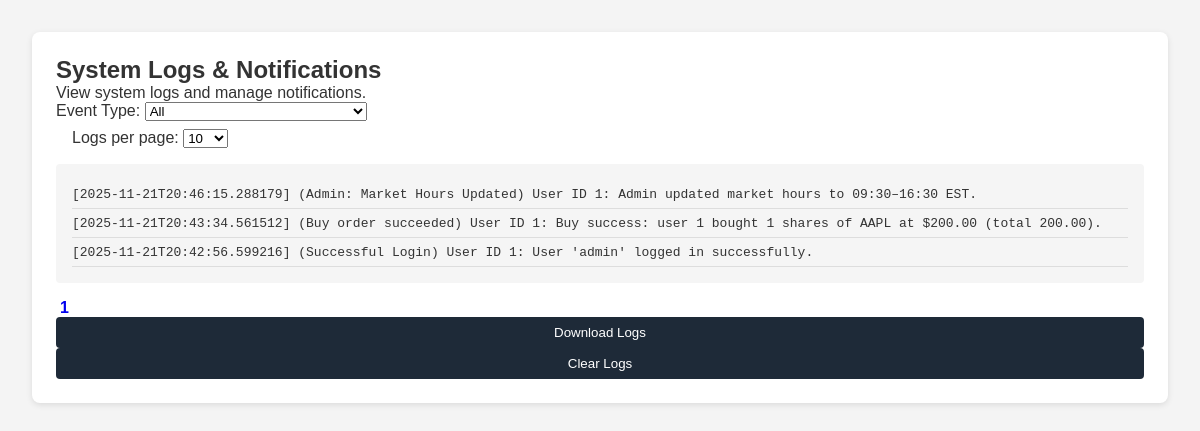
Page /admin/market/logs (signed in) on the earlier database version.
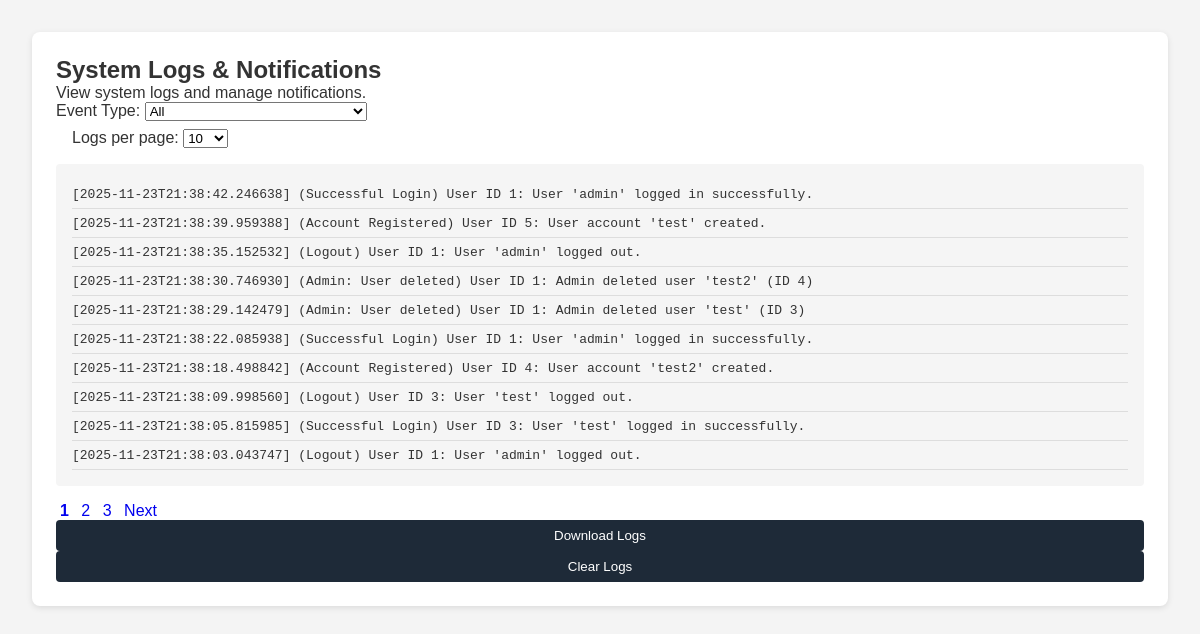
Same page on the later database version.
### tables this page shows
CREATE TABLE logs (
    log_id INTEGER PRIMARY KEY AUTOINCREMENT,
    timestamp TEXT DEFAULT (DATETIME('now')),
    user_id INTEGER,
    type INTEGER NOT NULL,
    details TEXT,
    FOREIGN KEY (user_id) REFERENCES users(user_id)
);

### app.py (the view)
@app.route('/admin/market/logs')
def admin_logs():
    check = require_admin()
    if check:
        return check
    page = int(request.args.get('page', 1))
    per_page = int(request.args.get('per_page', 10))
    selected_type = request.args.get('type', 'all')
    conn = get_db_connection()
    query = "SELECT * FROM logs"
    params = []
    if selected_type != 'all':
        query += " WHERE type = ?"
        params.append(int(selected_type))
    total_logs = conn.execute(query.replace('*', 'COUNT(*)'), params).fetchone()[0]
    offset = (page - 1) * per_page
    query += " ORDER BY timestamp DESC LIMIT ? OFFSET ?"
    params.extend([per_page, offset])
    logs = conn.execute(query, params).fetchall()
    conn.close()
    event_types = {
        1: "Successful Login",
        2: "Failed Login",
        3: "Logout",
        4: "Account Registered",
        10: "Deposit",
        11: "Withdrawal",
        30: "Buy order succeeded",
        31: "Buy order failed",
        32: "Sell order succeeded",
        33: "Sell order failed",
        41: "Admin: Logs Downloaded",
        42: "Admin: Logs Cleared",
        43: "Admin: Stock Created",
        44: "Admin: Stock Creation Failed",
        45: "Admin: Stock Price Updated",
        46: "Admin: Market Hours Updated",
        47: "Admin: Market Schedule Updated",
        48: "Admin: User edited",
        49: "Admin: User deleted"
    }
    total_pages = (total_logs + per_page - 1) // per_page
    return render_template(
        'admin_logs.html',
        logs=logs,
        page=page,
        per_page=per_page,
        total_pages=total_pages,
        event_types=event_types,
        selected_type=selected_type
    )

### app.py (called while the page is built)
def get_db_connection():
    conn = sqlite3.connect(DB_NAME)
    conn.row_factory = sqlite3.Row
    return conn

def require_admin():
    if 'user_id' not in session:
        flash("You must be logged in.", "error")
        return redirect(url_for('login'))
    conn = get_db_connection()
    user = conn.execute(
        'SELECT is_admin FROM users WHERE user_id = ?',
        (session['user_id'],)
    ).fetchone()
    conn.close()
    if not user:
        flash("User not found.", "error")
        return redirect(url_for('login'))
    is_admin = user['is_admin'] if 'is_admin' in user.keys() else 0
    if int(is_admin) != 1:
        flash("Administrator access required.", "error")
        if 'user_id' in session:
            return redirect(url_for('dashboard', user_id=session.get('user_id')))
        return redirect(url_for('login'))
    return None

### templates/admin_logs.html (shortened to what this page needs)
<!DOCTYPE html>
<html lang="en">
<head>
  <link rel="stylesheet" href="{{ url_for('static', filename='styles.css') }}">
</head>
<body>
  <main>
    <section class="panel">
      <h2>System Logs & Notifications</h2>
      <p>View system logs and manage notifications.</p>
      <form method="get" style="margin-bottom: 1em;">
        <label>
          Event Type:
          <select name="event_type" onchange="this.form.submit()">
            <option value="all" {% if selected_type=='all' %}selected{% endif %}>All</option>
          </select>
        </label>
        <label style="margin-left: 1em;">
          Logs per page:
          <select name="per_page" onchange="this.form.submit()">
            {% for n in [10,25,50,100] %}
              <option value="{{ n }}" {% if per_page==n %}selected{% endif %}>{{ n }}</option>
            {% endfor %}
          </select>
        </label>
      </form>
		<div style="background: #f5f5f5; padding: 1em; border-radius: 4px; max-height: 400px; overflow-y: auto;">
		  {% for log in logs %}
			<div class="log-entry">
			  [{{ log['timestamp'] }}] ({{ event_types.get(log['type'], 'Unknown') }})
			  {% if log['user_id'] %}User ID {{ log['user_id'] }}{% endif %}: {{ log['details'] }}
			</div>
		  {% else %}
			<div>No logs found.</div>
		  {% endfor %}
		</div>
      <div class="pagination">
        {% for p in range(1, total_pages+1) %}
          <a href="?page={{ p }}&per_page={{ per_page }}&event_type={{ selected_type }}" class="{% if p==page %}active{% endif %}">{{ p }}</a>
        {% endfor %}
        {% if page < total_pages %}
          <a href="?page={{ page+1 }}&per_page={{ per_page }}&event_type={{ selected_type }}">Next</a>
        {% endif %}
      </div>
		<form action="{{ url_for('admin_logs_download') }}" method="get">
			<button type="submit" class="btn btn-primary">
				 Download Logs
			</button>
		</form>
			<form action="{{ url_for('admin_logs_clear') }}" method="post" onsubmit="return confirm('Are you sure you want to clear all logs?');">
				<button type="submit" class="btn btn-danger">
					 Clear Logs
				</button>
			</form>
    </section>
  </main>
</body>
</html>

### static/styles.css (style rules this page uses)
* { margin: 0; padding: 0; box-sizing: border-box; font-family: Arial, sans-serif; }
body { background-color: #f4f4f4; color: #333; }
main { padding: 2em; }
.panel { background: #fff; padding: 1.5em; margin-bottom: 2em; border-radius: 8px; box-shadow: 0 2px 6px rgba(0,0,0,0.1); }
form { display: flex; flex-direction: column; gap: 0.5em; }
button { padding: 0.6em 1em; border: none; background: #1e2a38; color: #fff; border-radius: 4px; cursor: pointer; }
* { margin:0;padding:0;box-sizing:border-box;font-family:Arial, sans-serif }
body { background:#f4f4f4;color:#333 }
main { padding:2em }
.panel { background:#fff;padding:1.5em;margin-bottom:2em;border-radius:8px;box-shadow:0 2px 6px rgba(0,0,0,.1) }

### templates/admin_logs.html (style rules this page uses)
.log-entry { padding: 0.5em 0; border-bottom: 1px solid #ddd; font-family: monospace; }
.pagination { margin-top: 1em; }
.pagination a { margin: 0 0.25em; text-decoration: none; }
.pagination a.active { font-weight: bold; }

Differences in the rows shown:
removed logs: timestamp "2025-11-21T20:46:15.288179", get "Admin: Market Hours Updated", user_id "1", details "Admin updated market hours to 09:30–16:30 EST."
removed logs: timestamp "2025-11-21T20:43:34.561512", get "Buy order succeeded", user_id "1", details "Buy success: user 1 bought 1 shares of AAPL at $200.00 (total 200.00)."
removed logs: timestamp "2025-11-21T20:42:56.599216", get "Successful Login", user_id "1", details "User 'admin' logged in successfully."
added logs: timestamp "2025-11-23T21:38:42.246638", get "Successful Login", user_id "1", details "User 'admin' logged in successfully."
added logs: timestamp "2025-11-23T21:38:39.959388", get "Account Registered", user_id "5", details "User account 'test' created."
added logs: timestamp "2025-11-23T21:38:35.152532", get "Logout", user_id "1", details "User 'admin' logged out."
added logs: timestamp "2025-11-23T21:38:30.746930", get "Admin: User deleted", user_id "1", details "Admin deleted user 'test2' (ID 4)"
added logs: timestamp "2025-11-23T21:38:29.142479", get "Admin: User deleted", user_id "1", details "Admin deleted user 'test' (ID 3)"
added logs: timestamp "2025-11-23T21:38:22.085938", get "Successful Login", user_id "1", details "User 'admin' logged in successfully."
added logs: timestamp "2025-11-23T21:38:18.498842", get "Account Registered", user_id "4", details "User account 'test2' created."
added logs: timestamp "2025-11-23T21:38:09.998560", get "Logout", user_id "3", details "User 'test' logged out."
added logs: timestamp "2025-11-23T21:38:05.815985", get "Successful Login", user_id "3", details "User 'test' logged in successfully."
added logs: timestamp "2025-11-23T21:38:03.043747", get "Logout", user_id "1", details "User 'admin' logged out."
Other differences:
new list line: "2"
new list line: "3"
text now shown: "Next"
